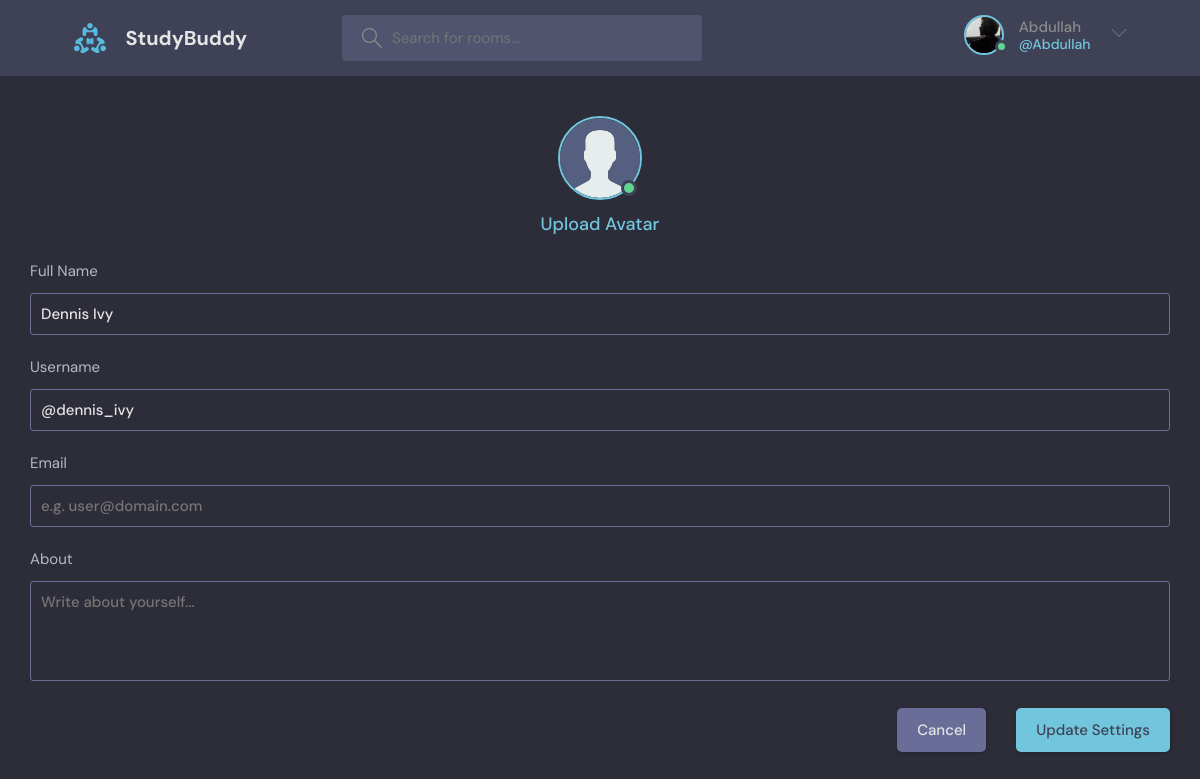
Page /settings (signed in) on the committed database.
### base/models.py (models this page shows)
class User(AbstractUser):
    name = models.CharField(max_length=200,null=True)
    email = models.EmailField(unique=True,null=True)
    bio = models.TextField(null=True)
    avatar = models.ImageField(default='avatar.svg',null=True)
    REQUIRED_FIELDS = []

### base/views.py (the view)
# urls.py: path('settings',views.setting,name="settings"),
def setting(request):
    return render(request,'base/settings.html')

### base/templates/base/settings.html (shortened to what this page needs)
{% extends 'main.html' %}
{% load static %}
{% block content %}
<div class="settings layout__body">
  <div class="settings__avatar">
    <div class="avatar avatar--large active">
      <img src="{% static 'images/avatar.svg' %}" id="preview-avatar" />
    </div>
  </div>
  <form class="form" action="#">
    <div class="form__group form__avatar">
      <label for="avatar">Upload Avatar</label>
    </div>
    <div class="form__group">
      <label for="name">Full Name</label>
      <input
        id="fullname"
        name="fullname"
        type="text"
        placeholder="e.g. Dennis Ivy"
        value="Dennis Ivy"
      />
    </div>
    <div class="form__group">
      <label for="username">Username</label>
      <input
        id="username"
        name="username"
        type="text"
        placeholder="e.g. @dennis_ivy"
        value="@dennis_ivy"
      />
    </div>
    <div class="form__group">
      <label for="email">Email</label>
      <input
        id="email"
        name="email"
        type="email"
        placeholder="e.g. user@domain.com"
      />
    </div>
    <div class="form__group">
      <label for="about">About</label>
      <textarea
        name="about"
        id="about"
        placeholder="Write about yourself..."
      ></textarea>
    </div>
    <div class="form__action">
      <a class="btn btn--dark" href="{% url 'home' %}">Cancel</a>
      <button class="btn btn--main" type="submit">Update Settings</button>
    </div>
  </form>
</div>
{% endblock content %}

### templates/navbar.html (shortened to what this page needs)
{% load static %}
<header class="header header--loggedIn">
  <div class="container">
    <a href="/" class="header__logo">
      <img src="{% static 'images/logo.svg' %}" />
      <h1>StudyBuddy</h1>
    </a>
    <form class="header__search" action="{% url 'home' %}" method="GET">
      <label>
        <input name="q" placeholder="Search for rooms..." />
      </label>
    </form>
    <nav class="header__menu">
      {% if request.user.is_authenticated %}
      <div class="header__user">
        <a href="{% url 'userProfile' request.user.id %}">
          <div class="avatar avatar--medium active">
            <img src="{{request.user.avatar.url}}" />
          </div>
          <p>{{request.user}}<span>@{{request.user}}</span></p>
        </a>
        <button class="dropdown-button">
          <svg
            version="1.1"
            xmlns="http://www.w3.org/2000/svg"
            width="32"
            height="32"
            viewBox="0 0 32 32"
          >
            <title>chevron-down</title>
            <path d="M16 21l-13-13h-3l16 16 16-16h-3l-13 13z"></path>
          </svg>
        </button>
      </div>
      {% else %}
      <a href="{% url 'login_page' %}">
        <img src="{% static 'images/avatar.svg' %}" />
        <p>Login</p>
      </a>
      {% endif %}
    </nav>
  </div>
</header>

### static/styles/style.css (style rules this page uses)
:root { --color-main: #71c6dd; --color-main-light: #e1f6fb; --color-dark: #3f4156; --color-dark-medium: #51546e; --color-dark-light: #696d97; --color-light: #e5e5e5; --color-gray: #8b8b8b; --color-light-gray: #b2bdbd; --color-bg: #2d2d39; --color-success: #5dd693; --color-error: #fc4b0b; }
* { font-family: "DM Sans", -apple-system, BlinkMacSystemFont, "Segoe UI", Roboto, Oxygen, Ubuntu, Cantarell, "Open Sans", "Helvetica Neue", sans-serif; margin: 0; padding: 0; box-sizing: border-box; text-rendering: optimizeLegibility; font-size: inherit; }
html { font-size: 56.25%; }
@media only screen and (min-width: 1200px) { html { font-size: 62.5%; } }
body { line-height: 1.6; font-weight: 400; font-size: 1.5rem; color: var(--color-light-gray); background-color: var(--color-bg); min-height: 100vh; }
img { width: 100%; }
a { display: inline-block; color: var(--color-main); text-decoration: none; }
.container { max-width: 120rem; width: 90%; margin: auto; }
.btn { background-color: transparent; border: none; display: inline-flex; align-items: center; gap: 1rem; cursor: pointer; transition: all ease-in-out 0.3s; padding: 1rem 2rem; border-radius: 5px; box-shadow: 1px 1px 3px 1px rgba(0, 0, 0, 0.15); font-weight: 500; }
.btn--main { background-color: var(--color-main); color: var(--color-dark); }
.btn--dark { background-color: var(--color-dark-light); color: var(--color-light); }
.avatar { position: relative; display: inline-block; border-radius: 50%; border: 2px solid var(--color-main); }
.avatar img { display: block; border-radius: 50%; object-fit: cover; object-position: center; }
.avatar::after { content: ""; display: block; position: absolute; background-color: var(--color-gray); z-index: 111; border-radius: 50%; border: 0.3rem solid var(--color-dark); }
.avatar.active::after { background-color: var(--color-success); }
.avatar.avatar--medium img { width: 3.6rem; height: 3.6rem; border-radius: 50%; }
.avatar.avatar--medium:after { width: 0.7rem; height: 0.7rem; bottom: 0px; right: -6px; }
.avatar.avatar--large img { display: block; width: 8rem; height: 8rem; border-radius: 50%; }
.avatar.avatar--large:after { width: 1rem; height: 1rem; bottom: 2px; right: 3.5px; }
.header { padding: 1.5rem; background-color: var(--color-dark); }
.header > .container { display: flex; gap: 9.5rem; }
.header__logo, .header__user { display: flex; gap: 2rem; align-items: center; }
.header__logo > img { height: 3.2rem; width: 3.2rem; }
.header__logo > h1 { font-weight: 700; font-size: 2rem; color: var(--color-light); }
.header__search > label { background-color: var(--color-dark-medium); padding: 1.3rem 1rem; display: flex; align-items: center; gap: 1rem; border-radius: 4px; }
.header__search svg { fill: var(--color-gray); width: 2rem; height: 2rem; margin-left: 1rem; }
.header__search input { width: 30rem; background: transparent; border: none; outline: none; color: var(--color-light); }
.header__menu { margin-left: auto; position: relative; }
.header__menu a { display: flex; gap: 1.5rem; align-items: center; font-weight: 500; text-decoration: none; color: var(--color-gray); }
.header__menu img { height: 3.6rem; }
.header__menu p { line-height: 1.2; }
.header__menu span { color: var(--color-main); font-weight: 500; font-size: 1.4rem; display: block; }
.header__menu svg { width: 1.6rem; height: 1.6rem; fill: var(--color-dark-light); }
.dropdown-button { background: transparent; border: 0; outline: 0; cursor: pointer; }
.layout__body { margin: 3rem; }
.form__group { margin-bottom: 2rem; width: 100%; }
.form__group label { display: block; font-size: 1.5rem; margin-bottom: 1rem; }
.form__group input, .form__group textarea, .form__group select { background: transparent; border: 1px solid var(--color-dark-light); padding: 1rem; border-radius: 3px; width: 100%; color: var(--color-light); font-weight: 500; outline: none; }
.form__group textarea { background: transparent; height: 10rem; resize: none; }
.form__action { display: flex; justify-content: flex-end; gap: 3rem; }
.form__avatar label { text-align: center; font-size: 1.8rem; font-weight: 500; color: var(--color-main); cursor: pointer; }
.settings__avatar { margin-bottom: 3rem; text-align: center; margin: 0 auto; display: flex; justify-content: center; }
.settings__avatar .avatar { margin: 1rem; }

### rows in the picture
User: user.avatar (picture), user "Abdullah"
